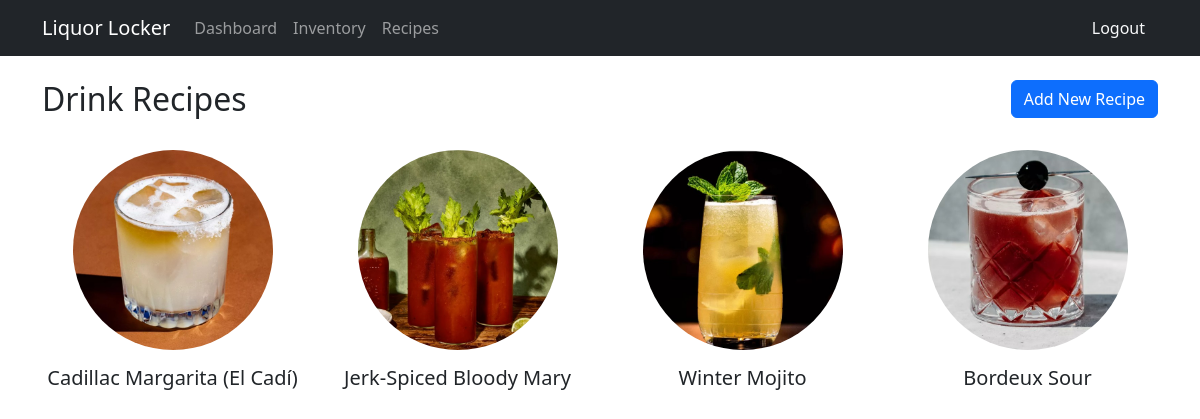
Page /recipes/ (signed in) on the committed database.
### Locker_Api/models.py (models this page shows, shortened)
class DrinkRecipe(models.Model):
    name = models.CharField(max_length=100)
    recipe_url = models.URLField(max_length=500, null=True, blank=True)
    image = models.ImageField(upload_to='recipes/', null=True, blank=True)
    created_by = models.ForeignKey(User, on_delete=models.CASCADE, null=True)
    created_at = models.DateTimeField(auto_now_add=True)

### Locker_Api/views.py (the view)
# urls.py: path('recipes/', locker_views.recipes, name='recipes'),
@login_required
def recipes(request):
    recipes = DrinkRecipe.objects.all().order_by('-created_at')
    return render(request, 'Locker_Api/recipes.html', {'recipes': recipes})

### Locker_Api/templates/Locker_Api/recipes.html (shortened to what this page needs)
{% extends 'Locker_Api/base.html' %}
{% block content %}
<div class="row mb-4">
    <div class="col-md-12">
        <h2 class="float-start">Drink Recipes</h2>
        <a href="{% url 'add-recipe' %}" class="btn btn-primary float-end">Add New Recipe</a>
    </div>
</div>
<div class="row">
    {% for recipe in recipes %}
    <div class="col-md-3 mb-4 text-center">
        <a href="{{ recipe.recipe_url }}" target="_blank" class="text-decoration-none">
            <div class="recipe-container">
                {% if recipe.image %}
                    <img src="{{ recipe.image.url }}" class="recipe-image" alt="{{ recipe.name }}">
                {% else %}
                    <div class="recipe-image-placeholder">
                        {{ recipe.name|make_list|first|upper }}
                    </div>
                {% endif %}
                <h5 class="mt-3 text-dark">{{ recipe.name }}</h5>
            </div>
        </a>
    </div>
    {% empty %}
    <div class="col-12 text-center">
        <p>No recipes available yet.</p>
    </div>
    {% endfor %}
</div>
{% endblock %}

### Locker_Api/templates/Locker_Api/recipes.html (style rules this page uses)
.recipe-container { display: flex; flex-direction: column; align-items: center; transition: transform 0.3s ease; }
.recipe-image, .recipe-image-placeholder { width: 200px; height: 200px; border-radius: 50%; object-fit: cover; transition: transform 0.3s ease; }

### rows in the picture
DrinkRecipe: image (picture), name "Cadillac Margarita (El Cadí)"
DrinkRecipe: image (picture), name "Jerk-Spiced Bloody Mary"
DrinkRecipe: image (picture), name "Winter Mojito"
DrinkRecipe: image (picture), name "Bordeux Sour"
